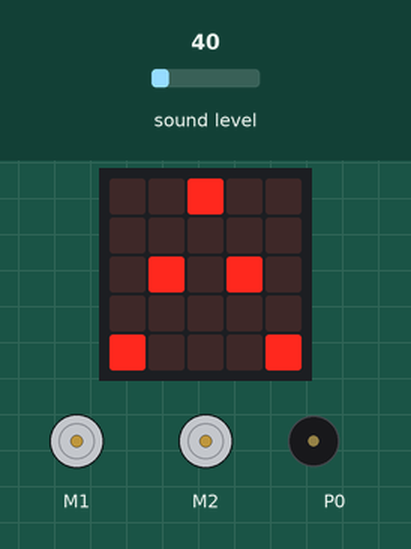
Simulated run of this program. Board: BBC micro:bit (MakeCode). Shown: the board's 5×5 LED display, 2 × DC motor (green arrow = forward, orange = backward, longer = faster), buzzer (waves = sounding). The test bench sets the inputs (shaded band); at power-on: sound level 40.

Above: at 1.6 s.
3.7 s: sound level set to 96
5.2 s: sound level set to 104
At 6.3 s:
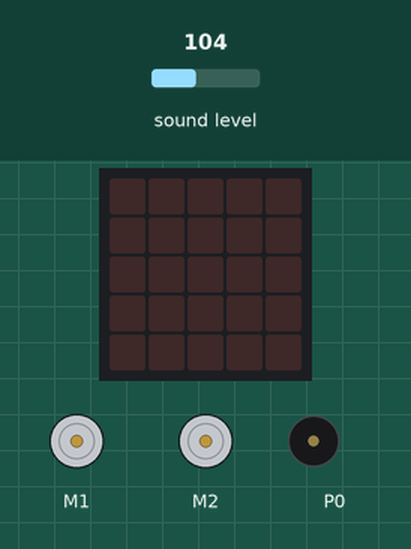
6.7 s: sound level set to 5
At 8.4 s:
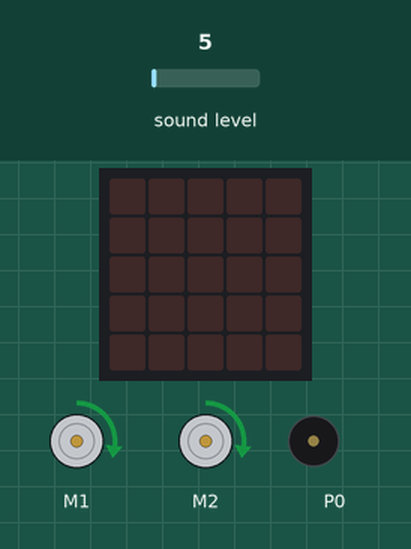
8.7 s: sound level set to 128
At 9.2 s:
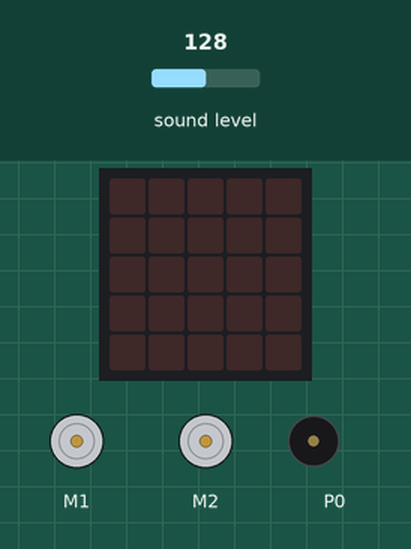
Timing chart, 0 to 11.2 s (numbered marks = the images above; inputs shaded):
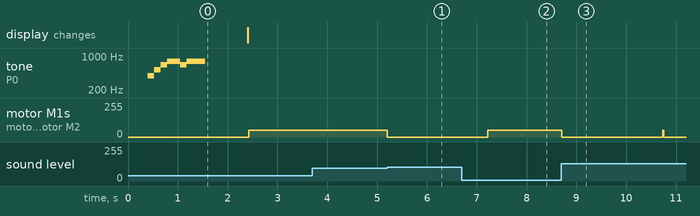

Measured:
- the behaviour switches between 100 and 101 on sound level (found by bisection; images 0 and 1)
- after the input at 3.7 s, every drawn part: stays the same
- after the input at 5.2 s, motor M1, motor M2: forward 50/255 → stopped at once
- after the input at 6.7 s, motor M1, motor M2: goes on until 7.2 s, then stays forward 50/255
- after the input at 8.7 s, motor M1, motor M2: forward 50/255 → stopped at once

The program:

main.ts
```typescript
let sonido = 0
basic.showLeds(`
    . . # . .
    . . . . .
    . # . # .
    . . . . .
    # . . . #
    `)
music.startMelody(music.builtInMelody(Melodies.PowerUp), MelodyOptions.Once)
basic.pause(2000)
basic.clearScreen()
basic.forever(function () {
    sonido = input.soundLevel()
    maqueen.motorRun(maqueen.Motors.All, maqueen.Dir.CW, 50)
    if (sonido > 100) {
        maqueen.motorStop(maqueen.Motors.All)
        basic.pause(2000)
    }
})
```

test.ts
```typescript
// aquí va el archivo "tests"; esto no se compilará cuando este paquete se utilice como una extensión.
```
